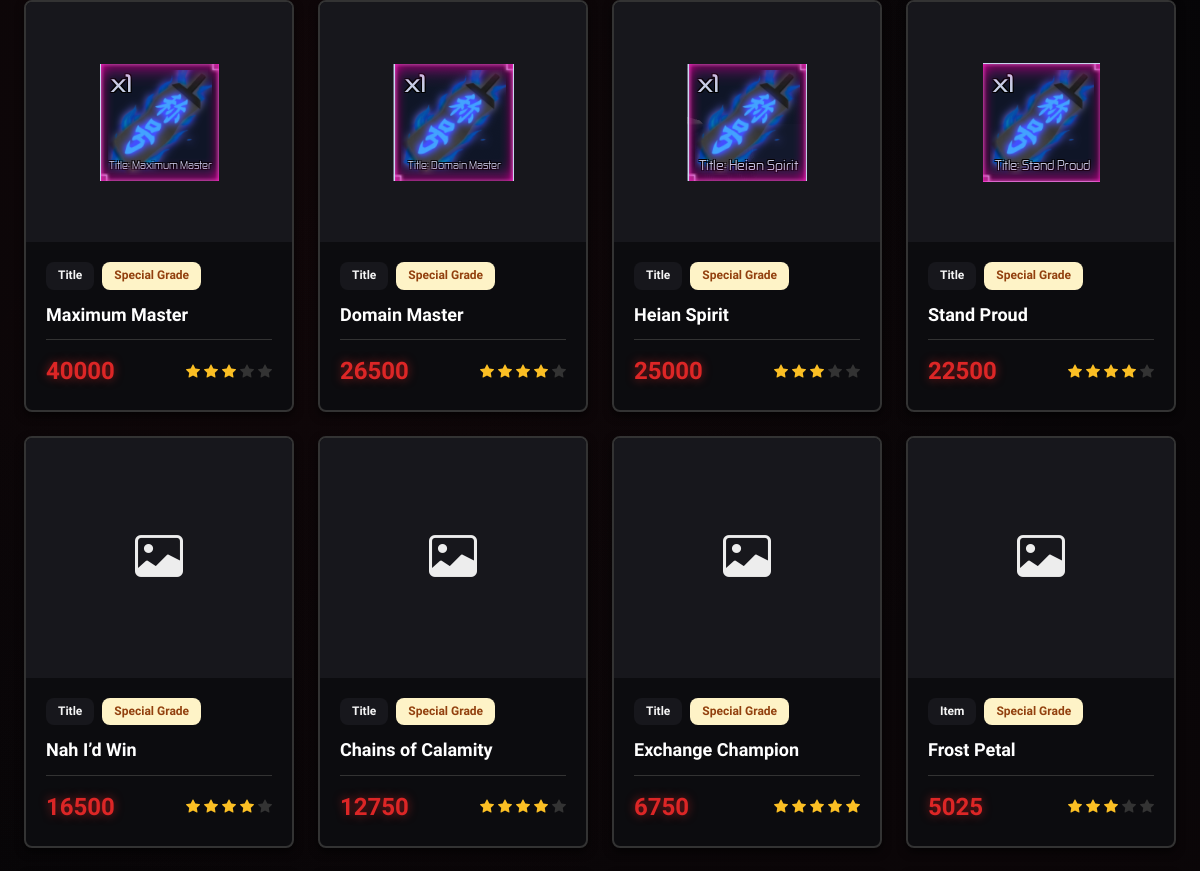
Page /items/ (middle part) on the earlier database version.
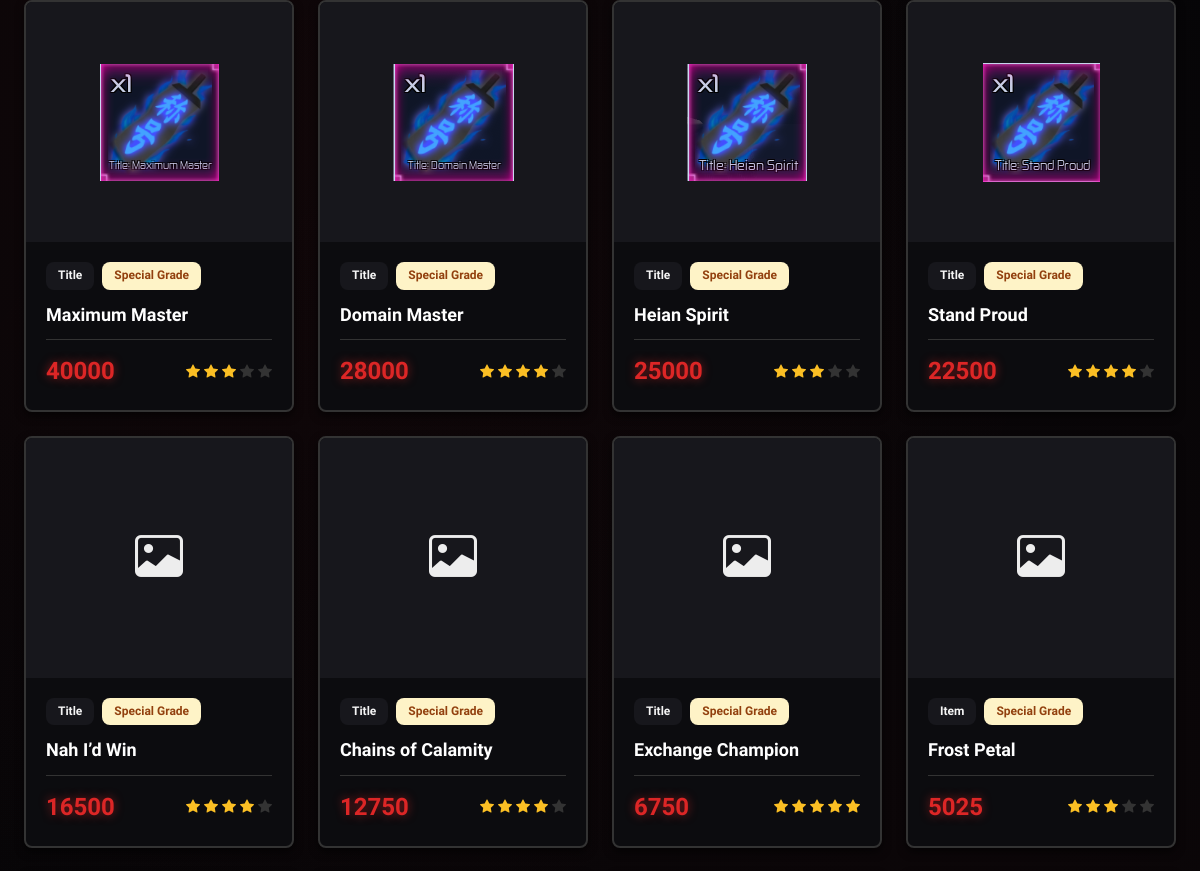
Same page on the later database version.
### values/models.py (models this page shows, shortened)
class Item(models.Model):
    class ItemType(models.TextChoices):
        ITEM = "item", "Item"
        TITLE = "title", "Title"
        GAMEPASS = "gamepass", "Game Pass"
        EVENT = "event", "Event Item"
    class Rarity(models.TextChoices):
        UNOBTAINABLE = "unobtainable", "Unobtainable"
        SPECIAL_GRADE = "special_grade", "Special Grade"
        RARE = "rare", "Rare"
        UNCOMMON = "uncommon", "Uncommon"
        COMMON = "common", "Common"
    class Trend(models.TextChoices):
        RISING = "rising", "Rising"
        STABLE = "stable", "Stable"
        FALLING = "falling", "Falling"
    name = models.CharField(max_length=150, unique=True)
    slug = models.SlugField(unique=True)
    category = models.ForeignKey(
        Category, on_delete=models.PROTECT, related_name="items"
    )
    item_type = models.CharField(
        max_length=20, choices=ItemType.choices, default=ItemType.ITEM
    )
    rarity = models.CharField(
        max_length=20, choices=Rarity.choices, default=Rarity.COMMON
    )
    value = models.PositiveIntegerField(help_text="Trade value points")
    demand = models.PositiveSmallIntegerField(default=5, help_text="1-10 scale")
    trend = models.CharField(
        max_length=10, choices=Trend.choices, default=Trend.STABLE
    )
    is_limited = models.BooleanField(default=False)
    featured = models.BooleanField(default=False)
    obtained_from = models.CharField(
        max_length=200, blank=True, help_text="Event, raid, or source"
    )
    image_url = models.CharField(max_length=500, blank=True, help_text="Image URL or path (e.g., /media/Weapons/Item.png)")
    notes = models.TextField(blank=True)
    created_at = models.DateTimeField(auto_now_add=True)
    updated_at = models.DateTimeField(auto_now=True)
    class Meta:
        ordering = ["-featured", "-value", "name"]
    def get_absolute_url(self):
        from django.urls import reverse
        return reverse("values:item_detail", args=[self.slug])
    def get_star_count(self):
        return min(5, max(1, (self.demand + 1) // 2))

### values/views.py (the view)
# urls.py: path("items/", ItemListView.as_view(), name="item_list"),
class ItemListView(ListView):
    model = Item
    template_name = "values/item_list.html"
    context_object_name = "items"
    paginate_by = 20
    def get_queryset(self):
        qs = (
            Item.objects.select_related("category")
            .all()
            .order_by("-featured", "-value", "name")
        )
        query = self.request.GET.get("q", "").strip()
        category = self.request.GET.get("category")
        rarity = self.request.GET.get("rarity")
        item_type = self.request.GET.get("item_type")
        trend = self.request.GET.get("trend")
        min_value = self.request.GET.get("min_value")
        max_value = self.request.GET.get("max_value")
        if query:
            qs = qs.filter(
                Q(name__icontains=query)
                | Q(notes__icontains=query)
                | Q(obtained_from__icontains=query)
            )
        if category:
            qs = qs.filter(category__slug=category)
        if rarity:
            qs = qs.filter(rarity=rarity)
        if item_type:
            qs = qs.filter(item_type=item_type)
        if trend:
            qs = qs.filter(trend=trend)
        if min_value and min_value.isdigit():
            qs = qs.filter(value__gte=int(min_value))
        if max_value and max_value.isdigit():
            qs = qs.filter(value__lte=int(max_value))
        sort = self.request.GET.get("sort")
        if sort == "value_asc":
            qs = qs.order_by("value", "name")
        elif sort == "name":
            qs = qs.order_by("name")
        return qs
    def get_context_data(self, **kwargs):
        context = super().get_context_data(**kwargs)
        context.update(
            {
                "categories": Category.objects.all(),
                "rarity_choices": Item.Rarity.choices,
                "type_choices": Item.ItemType.choices,
                "trend_choices": Item.Trend.choices,
                "active_filters": self.request.GET,
                "is_admin": self.request.user.is_authenticated and self.request.user.is_staff,
            }
        )
        return context

### templates/values/item_list.html (shortened to what this page needs)
{% extends "base.html" %}
{% load static %}
{% block content %}
<div class="page-body">
    <div class="container">
    {% if items %}
        <div class="items-grid">
            {% for item in items %}
            <div class="item-card-wrapper">
                <a href="{{ item.get_absolute_url }}" class="item-card-link">
                    <div class="item-card">
                    {% if item.image_url %}
                        <div class="item-card-image">
                            <img src="{{ item.image_url }}" alt="{{ item.name }}">
                        </div>
                        {% else %}
                        <div class="item-card-image no-image">
                            <i class="bi bi-image"></i>
                    </div>
                    {% endif %}
                        <div class="item-card-body">
                            <div class="item-card-header">
                                <span class="item-type-tag">{{ item.get_item_type_display }}</span>
                                <span class="rarity-tag rarity-{{ item.rarity }}">{{ item.get_rarity_display }}</span>
                            </div>
                            <h3 class="item-card-name">{{ item.name }}</h3>
                            <div class="item-card-footer">
                                <div class="item-value">{{ item.value|floatformat:0 }}</div>
                                <div class="item-stars">
                                    {% with star_count=item.get_star_count %}
                                        {% for i in "12345"|make_list %}
                                            <i class="bi bi-star-fill {% if forloop.counter <= star_count %}star-active{% else %}star-inactive{% endif %}"></i>
                                        {% endfor %}
                                    {% endwith %}
                        </div>
                        </div>
                        </div>
                    </div>
                </a>
            </div>
            {% endfor %}
        </div>
    {% endif %}
    </div>
</div>
{% endblock %}

Differences in the rows shown:
changed Item "Domain Master": value "26500" → "28000"
